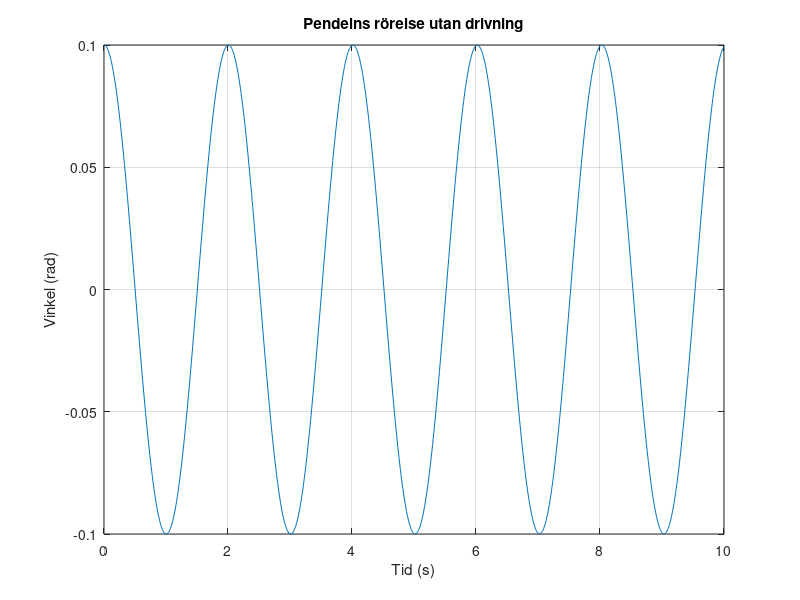
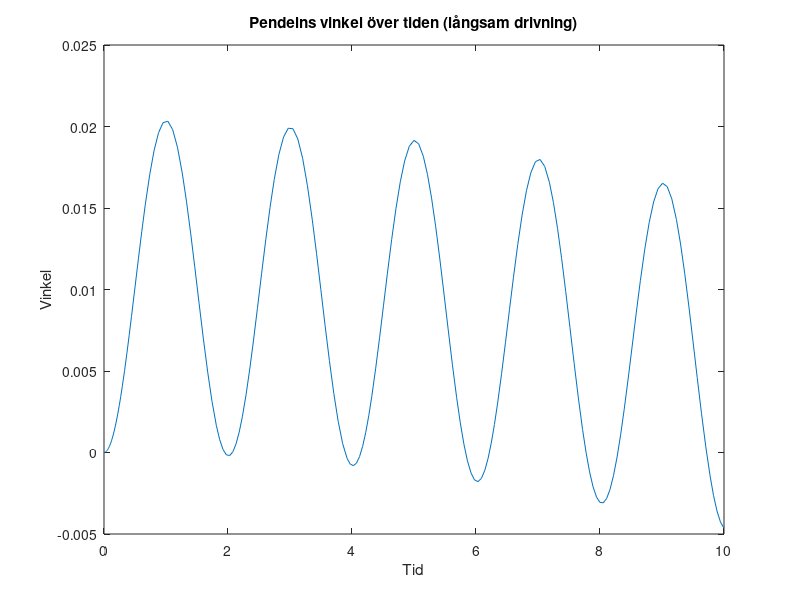
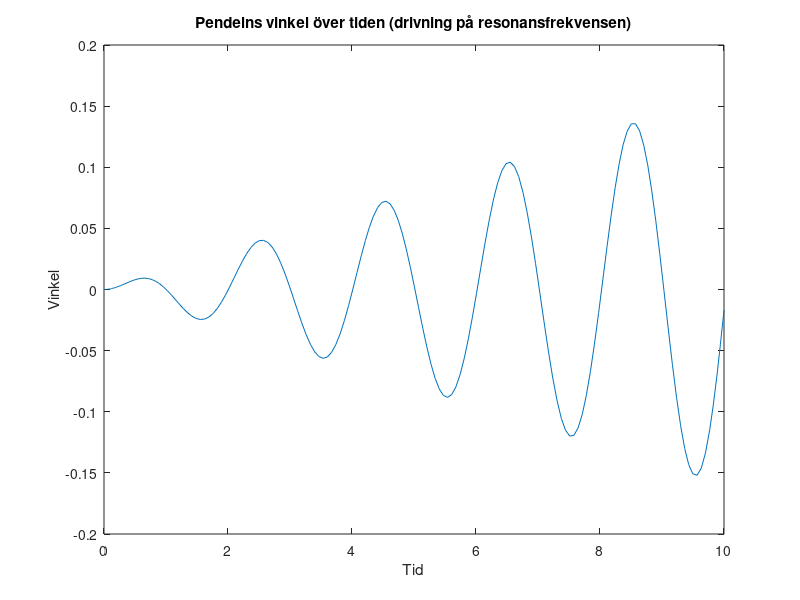
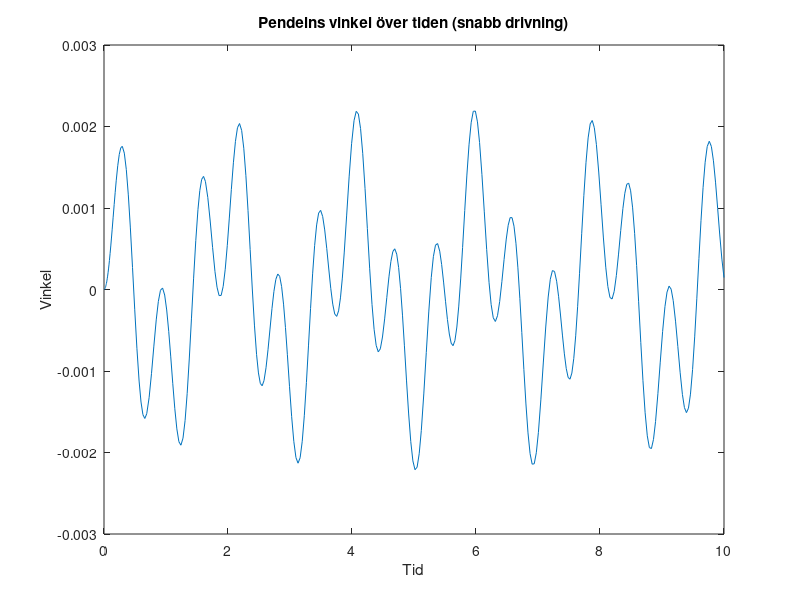

These figures' MATLAB source, in order:
% 1

% Parametrar
g = 9.81;   % Tyngdacceleration (m/s^2)
l = 1.0;    % Pendellängd (m)
 
% Definition av differentialekvationen utan drivning
ode = @(t, y) [y(2); (-g/l)*sin(y(1))];

% Tidsintervall för lösningen
dt = 0.01;
t = 0:dt:10;

%tspan = [0 10]; % Tidsintervall att lösa ekvationen över
%y0 = [0; 0]; % Startvärden för vinkel och vinkelhastighet
 

% Initialvärden
phi0 = 0.1; % Initial vinkel
phi_dot0 = 0; % Initial vinkelhastighet

% Lös differentialekvationen numeriskt med ode45
%[t, y] = ode45(ode, tspan, y0);
[t, y] = ode45(ode, t, [phi0, phi_dot0]);

% Analytisk lösning för pendel utan drivning
% analytisk = y0(1)*cos(sqrt(g/l)*t);
 
% Plotta resultatet
plot(t, y(:, 1))
xlabel('Tid (s)')
ylabel('Vinkel (rad)')
title('Pendelns rörelse utan drivning')
grid on

% 2
% a) Långsam drivning, dvs då ν är lågt. Vad menas med "lågt" i detta sammanhang?

% Parametrar
l = 1.0; % Pendelns längd
a = 0.1; % Drivningsamplituden
g = 9.81; % Tyngdaccelerationen
nu = 0.1; % Låg frekvens för långsam drivning

% Definition av differentialekvationen med drivning
ode = @(t, y) [y(2); a*cos(nu*t) - g/l*sin(y(1))];

% Tidsintervall
tspan = [0 10]; % Tidsintervall att lösa ekvationen över
y0 = [0; 0]; % Startvärden för vinkel och vinkelhastighet

% Lösa diferentialekvationen
[t, y] = ode45(ode, tspan, y0);

% Plot av pendelns vinkel över tiden
figure;
plot(t, y(:, 1));
xlabel('Tid');
ylabel('Vinkel');
title('Pendelns vinkel över tiden (långsam drivning)');

% b) Drivning på resonansfrekvens

% Parametrar
l = 1.0; % Pendelns längd
a = 0.1; % Drivningsamplituden
g = 9.81; % Tyngdaccelerationen
omega0 = sqrt(g/l); % Pendelns egenfrekvens (resonansfrekvens)

% Definition av differentialekvationen med vertikal drivning på resonansfrekvensen
ode = @(t, y) [y(2); a*cos(omega0*t) - g/l*sin(y(1))];

% Tidsintervall
tspan = [0 10]; % Tidsintervall att lösa ekvationen över
y0 = [0; 0]; % Startvärden för vinkel och vinkelhastighet

% Lösa diferentialekvationen
[t, y] = ode45(ode, tspan, y0);

% Plot av pendelns vinkel över tiden
figure;
plot(t, y(:, 1));
xlabel('Tid');
ylabel('Vinkel');
title('Pendelns vinkel över tiden (drivning på resonansfrekvensen)');

% c) Snabb drivning, dvs d˚a ν ¨ar h¨ogt. Vad menas med ”h¨ogt” i detta sammanhang?

% Parametrar
l = 1.0; % Pendelns längd
a = 0.1; % Drivningsamplituden
nu = 10; % Frekvensen för snabb drivning
g = 9.81; % Tyngdaccelerationen

% Definition av differentialekvationen med snabb drivning
ode = @(t, y) [y(2); (a*cos(nu*t) - g/l*sin(y(1)))];

% Tidsintervall och initialvärden
tspan = [0 10]; % Tidsintervall att lösa ekvationen över
y0 = [0; 0]; % Startvärden för vinkel och vinkelhastighet

% Lösa differentialekvationen
[t, y] = ode45(ode, tspan, y0);

% Plot av pendelns vinkel över tiden
figure;
plot(t, y(:, 1));
xlabel('Tid');
ylabel('Vinkel');
title('Pendelns vinkel över tiden (snabb drivning)');

% d) Vid snabb drivning, sl¨app pendeln n¨ara ϕ = π. Vad h¨ander?

% Parametrar
l = 1.0; % Pendelns längd
a = 0.1; % Drivningsamplituden
g = 9.81; % Tyngdaccelerationen

% Definition av differentialekvationen med snabb drivning
ode = @(t, y) [y(2); (a*cos(y(1)) - g/l*sin(y(1)))];

% Tidsintervall och initialvärden
tspan = [0 10]; % Tidsintervall att lösa ekvationen över
y0 = [pi-0.01; 0]; % Startvärden för vinkel och vinkelhastighet

% Lösa differentialekvationen
[t, y] = ode45(ode, tspan, y0);

% Plot av pendelns vinkel över tiden
figure;
plot(t, y(:, 1));
xlabel('Tid');
ylabel('Vinkel');
title('Pendelns vinkel över tiden (snabb drivning ϕ nära π.)');
